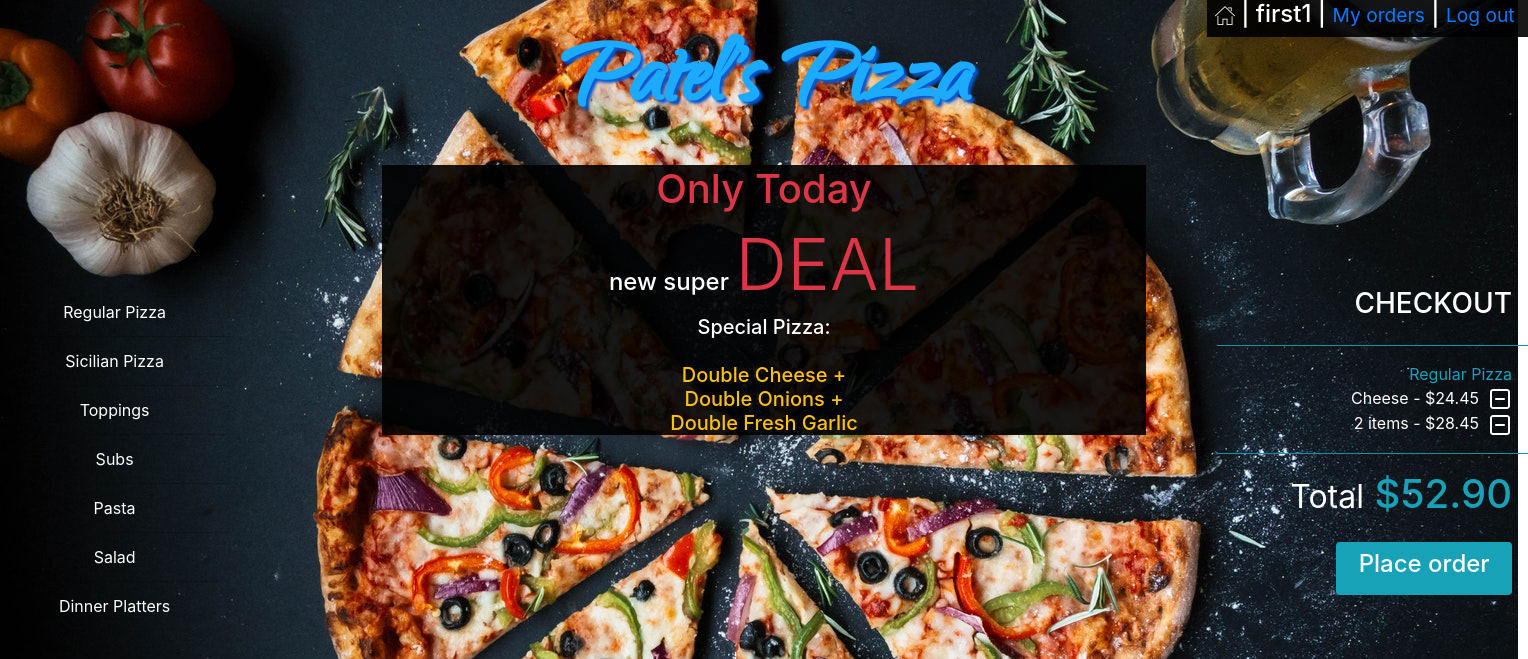
Screenshot of / (signed in) with the database file from the repository.
### orders/models.py (models this page shows)
class Category(models.Model):
    name = models.CharField(max_length=64)
    def __str__(self):
        return f"{self.name}"

class Order2(models.Model):
    user = models.ForeignKey(User, on_delete=models.CASCADE)
    number = models.IntegerField()
    category = models.CharField(max_length=64, null=True)
    name = models.CharField(max_length=64)
    price = models.DecimalField(max_digits=4, decimal_places=2)
    def __str__(self):
        return f"{self.name} - ${self.price} "

### orders/views.py (the view)
# urls.py: path("", views.index, name="index")
def index(request):
    if not request.user.is_authenticated:
        return render(request, "login.html", {"message": None})
    order_number = User_order.objects.get(user=request.user, status='initiated').order_number
    context = {
        "user": request.user,
        "Checkout": Order2.objects.filter(user=request.user, number=order_number),
        "Checkout_category": Order2.objects.filter(user=request.user, number=order_number).values_list(
            'category').distinct(),
        "Total": list(Order2.objects.filter(user=request.user, number=order_number).aggregate(Sum('price')).values())[
            0],
        "Category": Category.objects.all(),
        "Order_number": order_number
    }
    return render(request, "index.html", context)

### orders/templates/index.html
{% extends "layout.html"%}
{% block body%}
<div>
    <h1 class='text-danger' style="text-align: center;"> Only Today</h1>
    <h4 style="text-align: center;">new super <span class='display-3 text-danger'>DEAL</span></h4>
    <h5 class="text-warning mx-auto" style="text-align: center;"><span class="text-white">Special Pizza:</span><br><br> Double Cheese + <br> Double Onions + <br> Double Fresh Garlic</h5>
</div>
{%endblock%}

### orders/templates/layout.html (shortened to what this page needs)
<!DOCTYPE html>
<html style="height:100%">
<head>
    {% load static %}
    <link rel="stylesheet" type="text/css" href="{% static 'styles.css' %}">
    <link rel="stylesheet" href="https://maxcdn.bootstrapcdn.com/bootstrap/4.1.3/css/bootstrap.min.css">
</head>
<body style="height:100%">
    {% if Category %}
    <div id='username'>
        <h4 class='px-2' ><a href="{% url 'index' %}"><img src="{% static 'home.png' %}"></a> |
            {{user.username}} |
            {% if not user.is_superuser %}
            <small><a href="{% url 'my_orders' Order_number %}">My orders</a></small> |
            {% endif %}
            <small><a href="{% url 'logout' %}"> Log out&nbsp;</a></small>
        </h4>
    </div>
    {% endif %}
    <p id='logo' class='text-center m-0 font-weight-bold'><a href="{% url 'index' %}">Patel's Pizza</a></p>
    <div id='category' class="list-group text-center">
        {% for category in Category %}
        <a href="{% url 'menu' category  %}" class="list-group-item list-group-item-action">{{category}}</a>
        {% endfor %}
    </div>
    <div id='center_box' class='w-50  mx-auto  '>
        {% block body%}
        {% endblock %}
    </div>
    <div id='checkout' class='list-group text-right '>
    {% if Category %}
        <h3 class=' text-right pr-3'>CHECKOUT</h3>
        <ul >
            <hr class='bg-info'>
            {% for check_cat in Checkout_category %}
                <li class='text-info text-right pr-3'>{{check_cat|cut:"("|cut:")"|cut:","|cut:"'"}}</li>
                {% for row in Checkout %}
                {% if row.category == check_cat|cut:"("|cut:")"|cut:","|cut:"'"  %}
                <li class='pr-3'>{{row}}&nbsp;<a href="{% url 'delete' row.category row.name row.price %}"><img class='plus rounded' src="{% static 'minus.png' %}"></a></li>
                {% endif %}
                {% endfor %}
            {% endfor %}
            <hr class='bg-info'>
            <li class='text-info text-right pr-3 '><h1><small class='text-white'>Total</small> ${{Total|floatformat:2}}</h1></li>
        </ul>
    <a id='place_order'  href="{% url 'my_orders' Order_number %}"><div  class='bg-info w-50 rounded p-2  ml-auto mr-3 text-center text-white '><h4>Place order</h4></div></a>
    {% endif %}
    </div>
</body>
</html>

### orders/static/styles.css (style rules this page uses)
#category { position: absolute; top:33%; width:15%; }
#category a { color:white; background-color: transparent; }
#logo { padding:0px; font-family: webLogo ; font-size: 110px; text-shadow: 3px 3px 3px rgb(5, 87, 211); }
#logo a:link, #place_order:link, #confirm_order:link { color:rgb(28, 170, 253); }
#center_box,#username { background-color: rgba(0, 0, 0, 0.9); color: white; }
#checkout { color:white; position: absolute; top:33%; right:0%; width:23%; }
#username { position: absolute; right: 0; }
li { list-style-type: none; }

### rows the page displays
Category: name "Regular Pizza"
Category: name "Sicilian Pizza"
Category: name "Toppings"
Category: name "Subs"
Category: name "Pasta"
Category: name "Salad"
Category: name "Dinner Platters"
Order2: name+price "Cheese - $24.45"
Order2: name+price "2 items - $28.45"

### other values shown
{{ user.username }} "first1"
{{ check_cat|cut:"("|cut:")"|cut:","|cut:"'" }} "Regular Pizza"
{{ Total|floatformat:2 }} "52.90"
